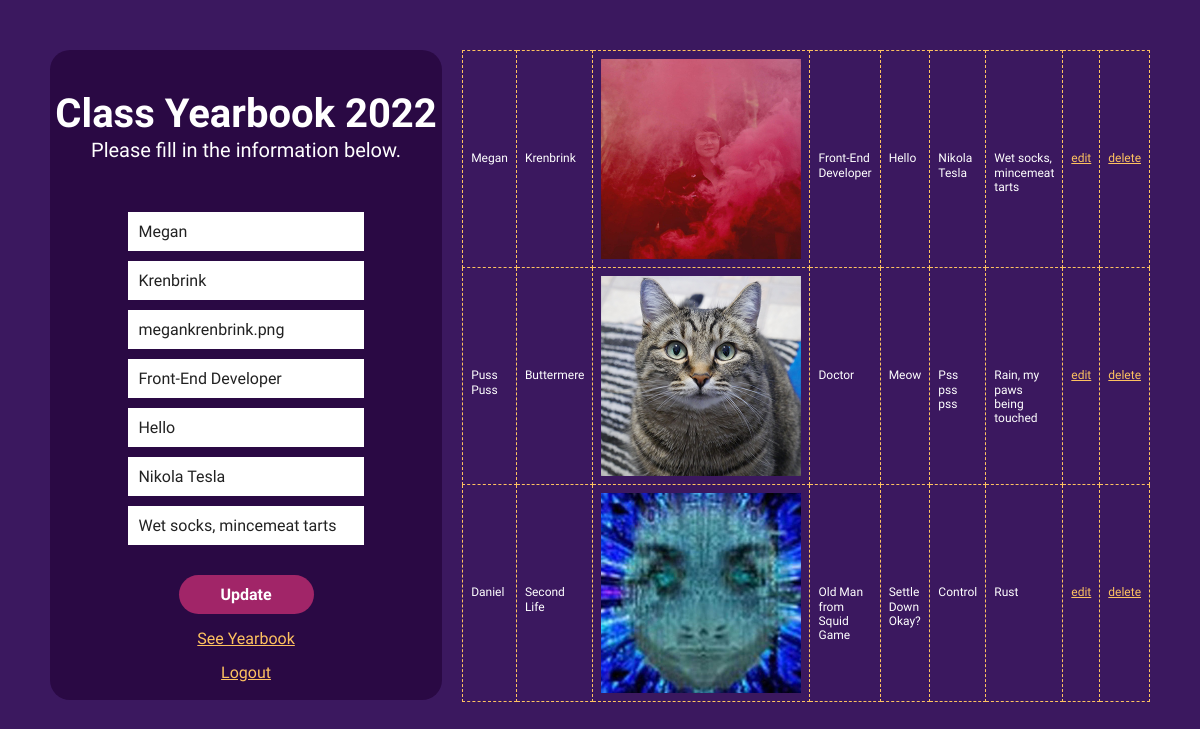
/edit.php?edit=1 (signed in), run on the app's committed database.
### tables this page shows
CREATE TABLE `students` (
  `id` int(8) NOT NULL,
  `fn` varchar(256) NOT NULL,
  `ln` varchar(256) NOT NULL,
  `photo` varchar(256) NOT NULL,
  `job` varchar(256) NOT NULL,
  `words` varchar(256) NOT NULL,
  `inspire` varchar(256) NOT NULL,
  `dislike` varchar(256) NOT NULL
);

### crud.php (called while the page is built, shortened)
<?php
    include_once 'db.php';
    if(isset($_GET['edit'])) {
        $SQL = $conn->query("SELECT * FROM students WHERE id=".$_GET['edit']);
        $getROW = $SQL->fetch_array();
    }
?>

### edit.php (the view, shortened to what this page needs)
<?php
  include_once 'crud.php';
?>
<!DOCTYPE html>
    <head>
        <link rel="stylesheet" href="styles/reset.css">
        <link rel="stylesheet" href="styles/main.css">
    </head>
    <body>
        <div class="page-wrapper">
            <div class="page-left">
                <div id="header" class="header">
                    <h1>Class Yearbook 2022</h1>
                    <p>Please fill in the information below.</p>
                </div>
                <div id="form" class="yb-inputs">
                    <form method="post">
                        <table>
                            <tr>
                                <td>
                                    <input type="text" name="fn" placeholder="First Name" value="<?php if(isset($_GET['edit'])) echo $getROW['fn'];  ?>" />
                                </td>
                            </tr>
                            <tr>
                                <td>
                                    <input type="text" name="ln" placeholder="Last Name" value="<?php if(isset($_GET['edit'])) echo $getROW['ln'];  ?>" />
                                </td>
                            </tr>
                            <tr>
                                <td>
                                    <input type="text" name="photo" placeholder="Personal Photo" value="<?php if(isset($_GET['edit'])) echo $getROW['photo'];  ?>" />
                                </td>
                            </tr>
                            <tr>
                                <td>
                                    <input type="text" name="job" placeholder="Aspiring to be" value="<?php if(isset($_GET['edit'])) echo $getROW['job'];  ?>" />
                                </td>
                            </tr>
                            <tr>
                                <td>
                                    <input type="text" name="words" placeholder="Known to say" value="<?php if(isset($_GET['edit'])) echo $getROW['words'];  ?>" />
                                </td>
                            </tr>
                            <tr>
                                <td>
                                    <input type="text" name="inspire" placeholder="Most Inspired by" value="<?php if(isset($_GET['edit'])) echo $getROW['inspire'];  ?>" />
                                </td>
                            </tr>
                            <tr>
                                <td>
                                    <input type="text" name="dislike" placeholder="Dislikes" value="<?php if(isset($_GET['edit'])) echo $getROW['dislike'];  ?>" />
                                </td>
                            </tr>
                            <tr>
                                <td>
                                    <?php if(isset($_GET['edit'])) { ?>
                                        <button class="btn" type="submit" name="update">Update</button>
                                    <?php } else { ?>
                                        <button class="btn" type="submit" name="save">Save</button>
                                    <?php } ?>
                                </td>
                            </tr>
                            <tr>
                              <td style="padding-top:15px">
                                  <a href="index.php" title="Logout">See Yearbook</a>
                              </td>
                            </tr>
                            <tr>
                              <td style="padding-top:15px">
                                  <a href="logout.php" title="Logout">Logout</a>
                              </td>
                            </tr>
                        </table>
                    </form>
                </div>
            </div>
            <div class="page-right">
                <div class="class-data">
                    <table>
                        <?php
                            $res = $conn->query("SELECT * FROM students");
                            while($row=$res->fetch_array())
                        { ?>
                        <tr>
                            <td><?php echo $row['fn']; ?></td>
                            <td><?php echo $row['ln']; ?></td>
                            <td><img src="images/<?php echo $row['photo'];?>" style="max-width: 200px;"></td>
                            <td><?php echo $row['job']; ?></td>
                            <td><?php echo $row['words']; ?></td>
                            <td><?php echo $row['inspire']; ?></td>
                            <td><?php echo $row['dislike']; ?></td>
                            <td><a href="?edit=<?php echo $row['id']; ?>" onclick="return confirm('Edit this user?');">edit</a></td>
                            <td><a href="?del=<?php echo $row['id']; ?>" onclick="return confirm('Delete this user?');">delete</a></td>
                        </tr>
                    <?php } ?>
                    </table>
                </div>
            </div>
        </div>
    </body>
</html>

### styles/main.css (style rules this page uses)
body,input,button,input [type=text] { font-family: 'Inconsolata', Arial, sans-serif; }
body { background-color: #3B185F; color: #fff; }
a { color: #FEC260; }
table { width: 60%; margin: 0 auto; }
input { width: 100%; padding: 10px; margin-top: 10px; border: none; }
.page-wrapper { padding: 50px; line-height: 1.2; display: flex; }
.page-left { flex-basis: 50%; max-width: 800px; background-color: #2A0944; color: #fff; border-radius: 20px; margin-right: 20px; height: 650px; text-align: center; }
.page-right { flex-basis: 50%; }
.header h1 { font-size: 40px; padding-top: 40px; }
.header p { font-size: 20px; padding-bottom: 40px; }
.btn { color: #fff; background-color: #A12568; border: none; border-radius: 20px; margin-top: 30px; padding: 10px 0px; width: 135px; font-weight: 700; }
.class-data table tr td { padding: 8px; border: 1px dashed #FEC260; font-size: 12px; }

### data on the page
students: fn "Megan", ln "Krenbrink", photo "megankrenbrink.png", job "Front-End Developer", words "Hello", inspire "Nikola Tesla", dislike "Wet socks, mincemeat tarts", photo (picture)
students: fn "Puss Puss", ln "Buttermere", photo (picture), job "Doctor", words "Meow", inspire "Pss pss pss", dislike "Rain, my paws being touched"
students: fn "Daniel", ln "Second Life", photo (picture), job "Old Man from Squid Game", words "Settle Down Okay?", inspire "Control", dislike "Rust"
